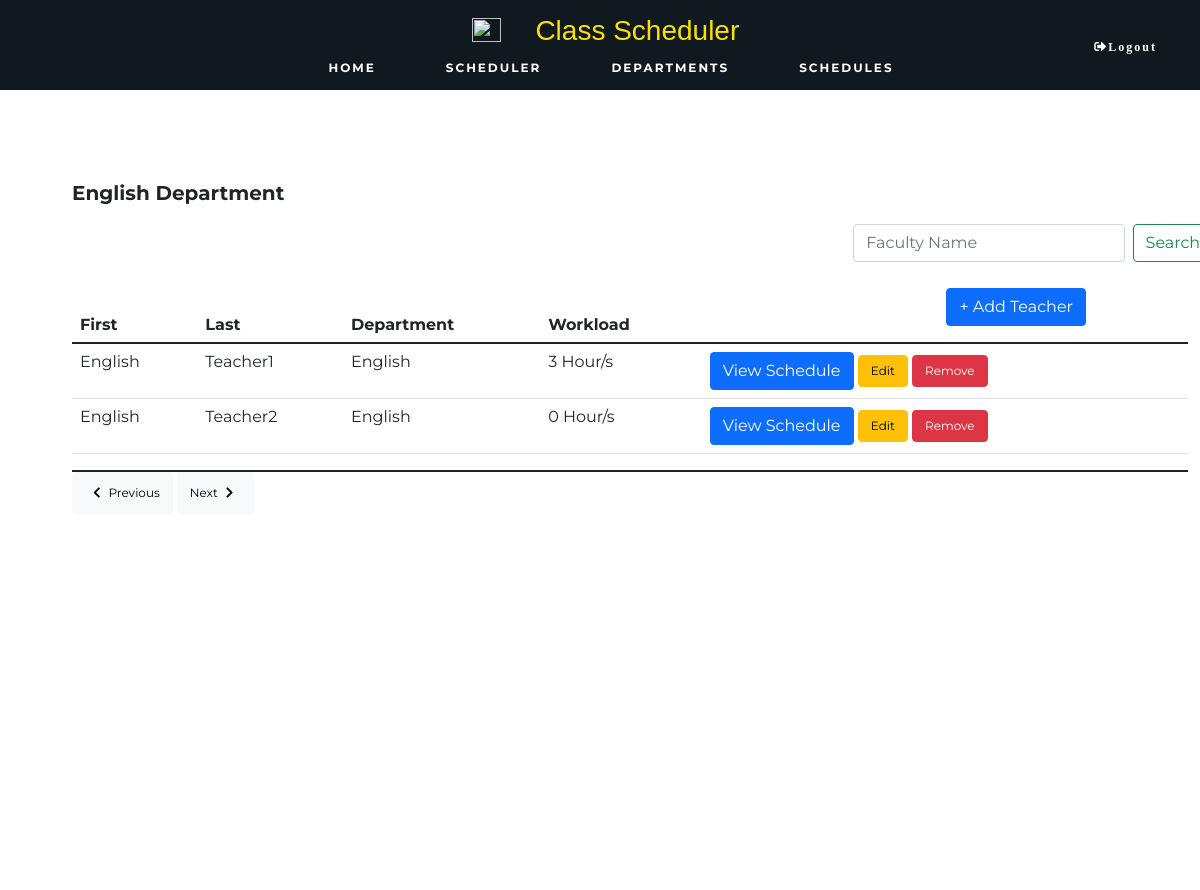
The app's page /teacher.php?dept=English with its own data.
### tables this page shows
CREATE TABLE IF NOT EXISTS `teacher` (
  `id` int NOT NULL AUTO_INCREMENT,
  `firstName` varchar(32) NOT NULL,
  `lastName` varchar(32) NOT NULL,
  `dept` varchar(32) NOT NULL,
  `workload` float NOT NULL,
  PRIMARY KEY (`id`)
);

### includes/connection/DatabaseFunctions.php (called while the page is built, shortened)
<?php
function retrieveAllId($pdo, $table, $primaryKey, $value) {
    $query = 'SELECT * FROM `' . $table . '`
              WHERE `' . $primaryKey . '` = :value';
    $parameters = [
        'value' => $value
    ];
    $query = query($pdo, $query, $parameters);
    return $query->fetchAll();
}
function query($pdo, $sql, $parameters = []) {
    $query = $pdo->prepare($sql);
    $query->execute($parameters);
    return $query;
}
?>

### includes/templates/teacher.html.php (the view, shortened to what this page needs)
<link rel="stylesheet" type="text/css" href="./includes/templates/css/teacher.css">
<?php
$isSetDept = isset($_GET['dept']);
$output = '
<div class="container">
';
	if($isSetDept)
$output .= '
	<p> '.$dept.' Department</p>
';
	else
$output .= '
	<p>Search Results : '.$search.'</p>
';
$output .= '
	<form action="teacher.php" method="get" class="d-flex" style="margin-left:70%;">
		<input class="form-control me-2" type="text" name="search" placeholder="Faculty Name" aria-label="Search">
		<button class="btn btn-outline-success" type="submit">Search</button>
	</form>
';
if($isSetDept) {
$output .= '
	<div class="add">
		<button type="button" class="btn btn-primary" data-bs-toggle="modal" data-bs-target="#exampleModal">+ Add Teacher</button>
	</div>
	<div class="modal fade" id="exampleModal" tabindex="-1" aria-labelledby="exampleModalLabel" aria-hidden="true">
		<div class="modal-dialog">
		<div class="modal-content">
			<div class="modal-header">
				<h5 class="modal-title" id="exampleModalLabel">New Entry</h5>
				<button type="button" class="btn-close" data-bs-dismiss="modal" aria-label="Close"></button>
			</div>
			<form action="teacher.php?search='.$dept.'" method="post">
			<div class="modal-body">
				<div class="input-group input-group-sm mb-3">
					<span class="input-group-text">First Name</span>
					<input type="text" aria-label="First name" name="firstName" class="form-control" placeholder="Juan" required><br>
				</div>
				<div class="input-group input-group-sm mb-3">
					<span class="input-group-text">Last name</span>
					<input type="text" aria-label="Last name" name="lastName" class="form-control" placeholder="dela Cruz" required><br>
				</div>
				<div class="input-group input-group-sm mb-3">
					<span class="input-group-text">Department</span>
					<select name="dept">
						<option value="'.$dept.'">'.$dept.'</option>
					</select>
				</div>
				<div class="input-group input-group-sm mb-3">
					<span class="input-group-text">Adviser of </span>
					<select name="advising">
					<option disable selected>Select Grade & Section</option>
';
					for($i = 7; $i <= 10; $i++) {
						$gradeLevel = retrieveAllId($pdo, 'grade_level', 'grade', $i);
						foreach($gradeLevel as $gradeSection) {
							$output .= '
								<option value="'.$gradeSection['id'].'">
								'.$gradeSection['grade']. ' - ' . $gradeSection['section'] .'
								</option>
							';
						}
					}
$output .= '
					</select>
				</div>
				<div class="input-group input-group-sm mb-3">
					<span class="input-group-text">Department Head of </span>
					<select name="">
						<option value="tbd">To be decided</option>
						<option value="'.$dept.'">'.$dept.'</option>
					</select>
				</div>
			</div>
			<div class="modal-footer">
				<button type="submit" class="btn btn-primary" name="newEntry" value="newEntry">Save changes</button>
				<button type="button" class="btn btn-secondary" data-bs-dismiss="modal">Close</button>
			</div>
			</form>
		</div>
		</div>
	</div>
';
}
$output .= '
	<div class="table">
	<table class="table table-hover">
		<thead>
			<tr>
				<th scope="col">First </th>
				<th scope="col">Last</th>
				<th scope="col">Department</th>
				<th scope="col">Workload</th>
			</tr>
		</thead>
		<tbody>
';
	if($isSetDept) {
		$query = $dept;
		$result = retrieveAllId($pdo, 'teacher', 'dept', $dept);
	}
	else {
		$query = $search;
		$result = searchName($pdo, 'teacher', $search);
	}
	foreach($result as $row) {
$output .= '
			<tr>
				<td> '.$row['firstName'].' </td>
				<td> '.$row['lastName'].' </td>
				<td> '.$row['dept'].' </td>
				<td> '.$row['workload'].' Hour/s </td>
				<td>
					<a class ="btn btn-primary" href="teacher_schedule.php?teacherId='.$row['id'].'">View Schedule</a>
					<button type="submit" class="btn btn-warning" name="updateEntry" value="updateEntry" data-bs-toggle="modal" data-bs-target="#a'.$row['id'].'">Edit</button>
					<div class="modal fade" id="a'.$row['id'].'" tabindex="-1" aria-labelledby="a'.$row['id'].'" aria-hidden="true">
						<div class="modal-dialog">
						<div class="modal-content">
								<h5 class="modal-title" id="a'.$row['id'].'">Edit Entry</h5>
							<form action="teacher.php?search='.$query.'" method="post">
							<div class="modal-body">
									<input type="text" aria-label="First name" name="firstName" class="form-control" value="'.$row['firstName'].'" required><br>
									<input type="text" aria-label="Last name" name="lastName" class="form-control" value="'.$row['lastName'].'" required><br>
										<option value="'.$row['dept'].'" selected>'.$row['dept'].'</option>
								<div class="input-group input-group-sm mb-3">
									<select name="advising">
';
							$advising = retrieveId($pdo, 'grade_level', 'adviser_id', $row['id']);
							if(isset($advising['adviser_id'])) {
								$output .= '
										<option value="'.$advising['id'].'">
										'.$advising['grade']. ' - ' . $advising['section'] .'
										</option>
								';
							} else {
								$output .= '
									<option disable selected>
										Select Grade & Section
									</option>
								';
							}
							for($i = 7; $i <= 10; $i++) {
								$gradeLevel = retrieveAllId($pdo, 'grade_level', 'grade', $i);
								foreach($gradeLevel as $advising1) {
									$output .= '
										<option value="'.$advising1['id'].'">
										'.$advising1['grade']. ' - ' . $advising1['section'] .'
										</option>
									';
								}
							}
$output .= '
									</select>
								</div>
								<div class="input-group input-group-sm mb-3">
									<span class="input-group-text">Department Head of </span>
									<select name="">
										<option value="tbd">To be decided</option>
										<option value="Mathematics">Mathematics</option>
										<option value="Science">Science</option>
										<option value="English">English</option>
										<option value="Filipino">Filipino</option>
										<option value="MAPEH">MAPEH</option>
										<option value="AP">AP</option>
										<option value="ESP">ESP</option>
										<option value="TLE">TLE</option>
									</select>
								</div>
							</div>
							<div class="modal-footer">
								<input type="hidden" name="id" value="'.$row['id'].'">
								<button type="submit" class="btn btn-primary" name="updateEntry" value="updateEntry">Save changes</button>
								<button type="button" class="btn btn-secondary" data-bs-dismiss="modal">Close</button>
							</div>
							</form>
						</div>
						</div>
					</div>';
					if($isSetDept)
						$query = 'dept=' . $dept;
					else
						$query = 'search=' . $search;
$output .= '
					<form action="teacher.php?'.$query.'" method="post" style="display: inline;margin:0; padding:0">
						<input type="hidden" name="id" value="'.$row['id'].'">
						<button type="submit" class="btn btn-danger" name="deleteEntry" value="deleteEntry">Remove</button>
					</form>
				</td>
			</tr>
';
		}
$output .= '
		</tbody>
	</table>
		<div class="next-button">
			<button type="button" class="btn btn-light"><i class="fas fa-chevron-left"></i>Previous</button>
			<button type="button" class="btn btn-light">Next<i class="fas fa-chevron-right"></i></button>
		</div>
	</div>
</div>
';
?>

### includes/templates/css/teacher.css (style rules this page uses)
.container { position: absolute; top: 20%; left: 5%; font-size: 15px; background: white; outline: gray ; height: 80%; width: 80%; }
.container p { font-size: 20px; font-weight: bold; }
.table { margin-top: 4%; }
.table button { font-size: 12px; }
form { width: 400px; padding-right: 40px; }
.add button { position: absolute; right: 10%; margin-top: 1%; }
.next-button { font-size: 15px; right: 8%; top: 80px; }

### resources/Test-Codes/includes/templates/css/all.css (style rules this page uses)
.fa, .fas, .far, .fal, .fad, .fab { -moz-osx-font-smoothing: grayscale; -webkit-font-smoothing: antialiased; display: inline-block; font-style: normal; font-variant: normal; text-rendering: auto; line-height: 1; }
.fa-chevron-left:before { content: "\f053"; }
.fa-chevron-right:before { content: "\f054"; }
.fa, .fas { font-family: 'Font Awesome 5 Free'; font-weight: 900; }

### includes/templates/css/style.css (style rules this page uses)
* { font-family: 'Montserrat', sans-serif; scroll-behavior: smooth; }
body { width: 100vw; height: 100vh; padding: 0; margin: 0; }

### records on screen
teacher: firstName "English", lastName "Teacher1", dept "English", workload "3"
teacher: firstName "English", lastName "Teacher2", dept "English", workload "0"

### other values on screen
$dept "English"
